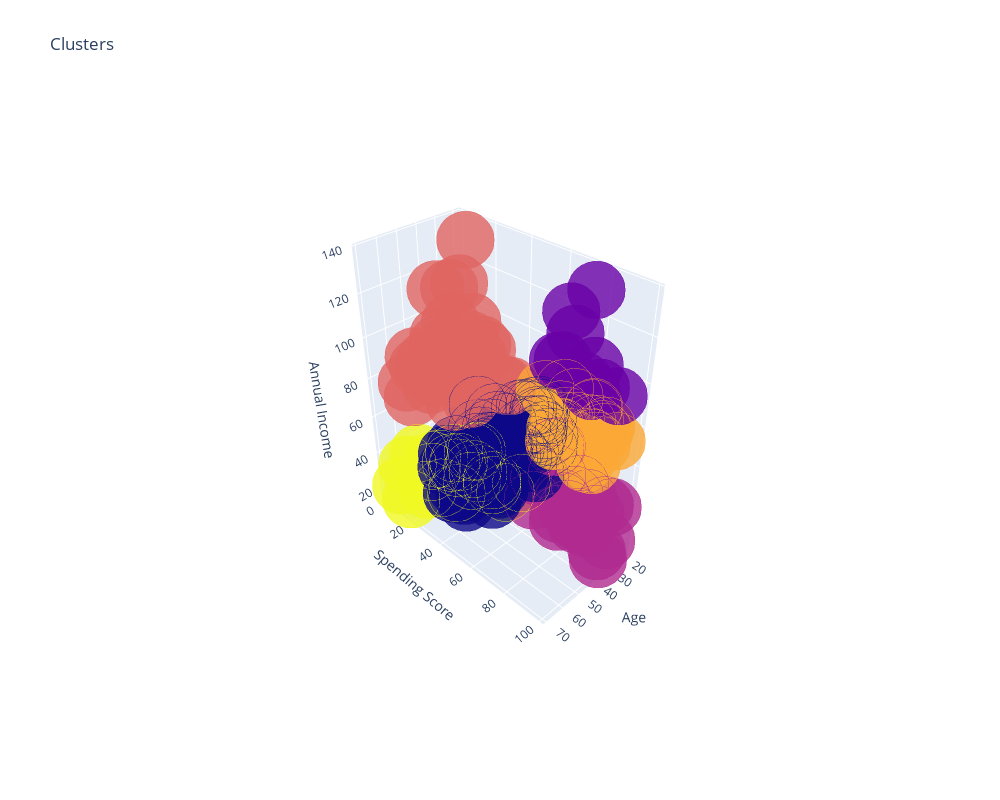

The notebook cell this image was saved under:
### Code cell
import pandas as pd
from sklearn.cluster import KMeans
import plotly.graph_objs as go
import plotly.offline as py

# Assuming 'df' is already a pandas DataFrame
X = df[['Age', 'Annual Income (k$)', 'Spending Score (1-100)']]
kmeans = KMeans(n_clusters=6, random_state=42)
df['Cluster_Age_Income_Spend'] = kmeans.fit_predict(X)

# Get the cluster labels and add them to the DataFrame
labels3 = kmeans.labels_
df['label3'] = labels3

# Create a 3D scatter plot
trace1 = go.Scatter3d(
    x= df['Age'],
    y= df['Spending Score (1-100)'],
    z= df['Annual Income (k$)'],
    mode='markers',
    marker=dict(
        color = df['label3'],
        size= 20,
        line=dict(
            color= df['label3'],
            width= 12
        ),
        opacity=0.8
    )
)

# Define the layout of the plot
layout = go.Layout(
    title= 'Clusters',
    scene = dict(
        xaxis = dict(title='Age'),
        yaxis = dict(title='Spending Score'),
        zaxis = dict(title='Annual Income')
    ),
    height=800,  # Increase the height of the plot
    width=1000   # Increase the width of the plot
)

# Create the figure and plot it
fig = go.Figure(data=[trace1], layout=layout)
py.offline.iplot(fig)

### Figure 1 — Plotly figure (JSON) as saved in the notebook; plotly's stock layout.template omitted (floating-point values rounded to 4 significant figures; data arrays with more than 128 entries replaced by an {"elided": "..."} marker saying what was removed)
{"data": [{"marker": {"color": {"elided": "200 int values"}, "line": {"color": {"elided": "200 int values"}, "width": 12}, "opacity": 0.8, "size": 20}, "mode": "markers", "type": "scatter3d", "x": {"elided": "200 int values"}, "y": {"elided": "200 int values"}, "z": {"elided": "200 int values"}}], "layout": {"height": 800, "scene": {"aspectmode": "auto", "aspectratio": {"x": 0.6093, "y": 1.148, "z": 1.429}, "camera": {"center": {"x": 0, "y": 0, "z": 0}, "eye": {"x": 1.955, "y": 1.955, "z": 1.955}, "projection": {"type": "perspective"}, "up": {"x": 0, "y": 0, "z": 1}}, "xaxis": {"title": {"text": "Age"}, "type": "linear"}, "yaxis": {"title": {"text": "Spending Score"}, "type": "linear"}, "zaxis": {"title": {"text": "Annual Income"}, "type": "linear"}}, "title": {"text": "Clusters"}, "width": 1000}}
